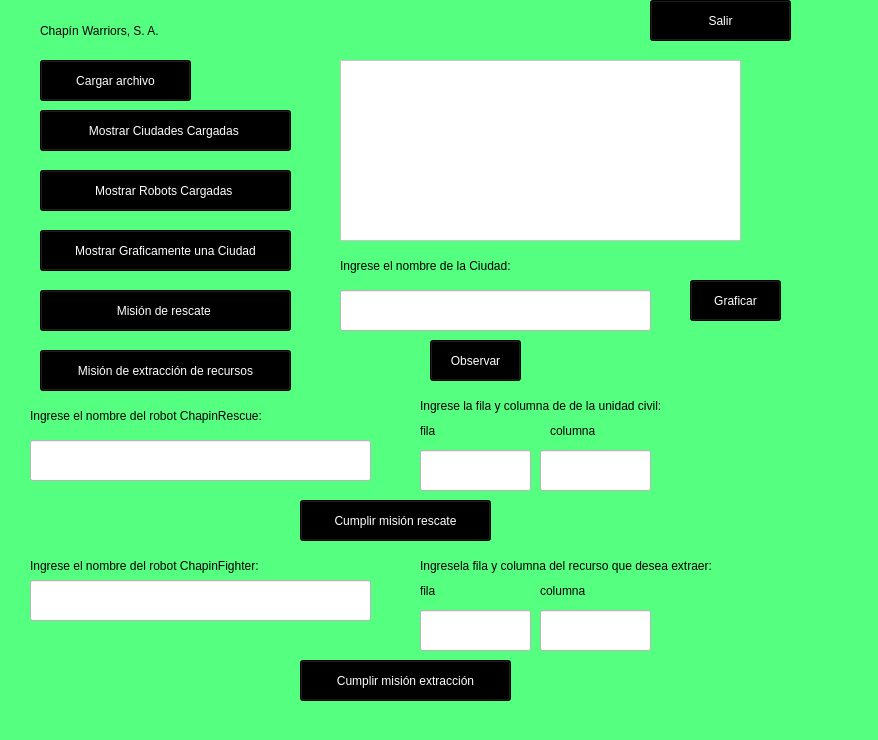
<?xml version="1.0" encoding="UTF-8"?>
<ui version="4.0">
 <class>MainWindow</class>
 <widget class="QMainWindow" name="MainWindow">
  <property name="geometry">
   <rect>
    <x>0</x>
    <y>0</y>
    <width>878</width>
    <height>740</height>
   </rect>
  </property>
  <property name="windowTitle">
   <string>MainWindow</string>
  </property>
  <property name="styleSheet">
   <string notr="true">background-color: rgb(85, 255, 127);</string>
  </property>
  <widget class="QWidget" name="centralwidget">
   <widget class="QLabel" name="label">
    <property name="geometry">
     <rect>
      <x>40</x>
      <y>10</y>
      <width>361</width>
      <height>41</height>
     </rect>
    </property>
    <property name="styleSheet">
     <string notr="true">font: 26pt &quot;Britannic Bold&quot;;</string>
    </property>
    <property name="text">
     <string>Chapín Warriors, S. A.</string>
    </property>
   </widget>
   <widget class="QPushButton" name="pushButton">
    <property name="geometry">
     <rect>
      <x>40</x>
      <y>60</y>
      <width>151</width>
      <height>41</height>
     </rect>
    </property>
    <property name="styleSheet">
     <string notr="true">font: 16pt &quot;Poor Richard&quot;;
color: rgb(255, 255, 255);
background-color: rgb(0, 0, 0);</string>
    </property>
    <property name="text">
     <string>Cargar archivo</string>
    </property>
   </widget>
   <widget class="QPushButton" name="pushButton_2">
    <property name="geometry">
     <rect>
      <x>40</x>
      <y>230</y>
      <width>251</width>
      <height>41</height>
     </rect>
    </property>
    <property name="styleSheet">
     <string notr="true">font: 16pt &quot;Poor Richard&quot;;
font: 14pt &quot;Poor Richard&quot;;
color: rgb(255, 255, 255);
background-color: rgb(0, 0, 0);</string>
    </property>
    <property name="text">
     <string>Mostrar Graficamente una Ciudad</string>
    </property>
   </widget>
   <widget class="QPlainTextEdit" name="plainTextEdit">
    <property name="geometry">
     <rect>
      <x>340</x>
      <y>60</y>
      <width>401</width>
      <height>181</height>
     </rect>
    </property>
    <property name="styleSheet">
     <string notr="true">background-color: rgb(255, 255, 255);</string>
    </property>
   </widget>
   <widget class="QPushButton" name="pushButton_3">
    <property name="geometry">
     <rect>
      <x>40</x>
      <y>110</y>
      <width>251</width>
      <height>41</height>
     </rect>
    </property>
    <property name="styleSheet">
     <string notr="true">font: 16pt &quot;Poor Richard&quot;;
color: rgb(255, 255, 255);
background-color: rgb(0, 0, 0);</string>
    </property>
    <property name="text">
     <string>Mostrar Ciudades Cargadas </string>
    </property>
   </widget>
   <widget class="QPushButton" name="pushButton_4">
    <property name="geometry">
     <rect>
      <x>40</x>
      <y>170</y>
      <width>251</width>
      <height>41</height>
     </rect>
    </property>
    <property name="styleSheet">
     <string notr="true">font: 16pt &quot;Poor Richard&quot;;
color: rgb(255, 255, 255);
background-color: rgb(0, 0, 0);</string>
    </property>
    <property name="text">
     <string>Mostrar Robots Cargadas </string>
    </property>
   </widget>
   <widget class="QPushButton" name="pushButton_5">
    <property name="geometry">
     <rect>
      <x>650</x>
      <y>0</y>
      <width>141</width>
      <height>41</height>
     </rect>
    </property>
    <property name="styleSheet">
     <string notr="true">font: 16pt &quot;Poor Richard&quot;;
color: rgb(255, 255, 255);
background-color: rgb(0, 0, 0);</string>
    </property>
    <property name="text">
     <string>Salir</string>
    </property>
   </widget>
   <widget class="QLineEdit" name="lineEdit">
    <property name="geometry">
     <rect>
      <x>340</x>
      <y>290</y>
      <width>311</width>
      <height>41</height>
     </rect>
    </property>
    <property name="styleSheet">
     <string notr="true">background-color: rgb(255, 255, 255);</string>
    </property>
   </widget>
   <widget class="QLabel" name="label_2">
    <property name="geometry">
     <rect>
      <x>340</x>
      <y>250</y>
      <width>261</width>
      <height>31</height>
     </rect>
    </property>
    <property name="styleSheet">
     <string notr="true">font: 16pt &quot;Arial Narrow&quot;;</string>
    </property>
    <property name="text">
     <string>Ingrese el nombre de la Ciudad:</string>
    </property>
   </widget>
   <widget class="QPushButton" name="pushButton_6">
    <property name="geometry">
     <rect>
      <x>690</x>
      <y>280</y>
      <width>91</width>
      <height>41</height>
     </rect>
    </property>
    <property name="styleSheet">
     <string notr="true">font: 16pt &quot;Poor Richard&quot;;
color: rgb(255, 255, 255);
background-color: rgb(0, 0, 0);</string>
    </property>
    <property name="text">
     <string>Graficar</string>
    </property>
   </widget>
   <widget class="QPushButton" name="pushButton_7">
    <property name="geometry">
     <rect>
      <x>40</x>
      <y>290</y>
      <width>251</width>
      <height>41</height>
     </rect>
    </property>
    <property name="styleSheet">
     <string notr="true">font: 16pt &quot;Poor Richard&quot;;
color: rgb(255, 255, 255);
background-color: rgb(0, 0, 0);</string>
    </property>
    <property name="text">
     <string>Misión de rescate </string>
    </property>
   </widget>
   <widget class="QPushButton" name="pushButton_8">
    <property name="geometry">
     <rect>
      <x>40</x>
      <y>350</y>
      <width>251</width>
      <height>41</height>
     </rect>
    </property>
    <property name="styleSheet">
     <string notr="true">font: 16pt &quot;Poor Richard&quot;;
color: rgb(255, 255, 255);
background-color: rgb(0, 0, 0);</string>
    </property>
    <property name="text">
     <string>Misión de extracción de recursos</string>
    </property>
   </widget>
   <widget class="QLabel" name="label_3">
    <property name="geometry">
     <rect>
      <x>30</x>
      <y>400</y>
      <width>351</width>
      <height>31</height>
     </rect>
    </property>
    <property name="styleSheet">
     <string notr="true">font: 16pt &quot;Arial Narrow&quot;;</string>
    </property>
    <property name="text">
     <string>Ingrese el nombre del robot ChapinRescue:</string>
    </property>
   </widget>
   <widget class="QLineEdit" name="lineEdit_2">
    <property name="geometry">
     <rect>
      <x>30</x>
      <y>440</y>
      <width>341</width>
      <height>41</height>
     </rect>
    </property>
    <property name="styleSheet">
     <string notr="true">background-color: rgb(255, 255, 255);</string>
    </property>
   </widget>
   <widget class="QLabel" name="label_4">
    <property name="geometry">
     <rect>
      <x>420</x>
      <y>390</y>
      <width>371</width>
      <height>31</height>
     </rect>
    </property>
    <property name="styleSheet">
     <string notr="true">font: 16pt &quot;Arial Narrow&quot;;</string>
    </property>
    <property name="text">
     <string>Ingrese la fila y columna de de la unidad civil:</string>
    </property>
   </widget>
   <widget class="QLineEdit" name="lineEdit_3">
    <property name="geometry">
     <rect>
      <x>420</x>
      <y>450</y>
      <width>111</width>
      <height>41</height>
     </rect>
    </property>
    <property name="styleSheet">
     <string notr="true">background-color: rgb(255, 255, 255);</string>
    </property>
   </widget>
   <widget class="QPushButton" name="pushButton_9">
    <property name="geometry">
     <rect>
      <x>300</x>
      <y>500</y>
      <width>191</width>
      <height>41</height>
     </rect>
    </property>
    <property name="styleSheet">
     <string notr="true">font: 16pt &quot;Poor Richard&quot;;
color: rgb(255, 255, 255);
background-color: rgb(0, 0, 0);</string>
    </property>
    <property name="text">
     <string>Cumplir misión rescate</string>
    </property>
   </widget>
   <widget class="QLabel" name="label_5">
    <property name="geometry">
     <rect>
      <x>30</x>
      <y>550</y>
      <width>351</width>
      <height>31</height>
     </rect>
    </property>
    <property name="styleSheet">
     <string notr="true">font: 16pt &quot;Arial Narrow&quot;;</string>
    </property>
    <property name="text">
     <string>Ingrese el nombre del robot ChapinFighter:</string>
    </property>
   </widget>
   <widget class="QLineEdit" name="lineEdit_4">
    <property name="geometry">
     <rect>
      <x>30</x>
      <y>580</y>
      <width>341</width>
      <height>41</height>
     </rect>
    </property>
    <property name="styleSheet">
     <string notr="true">background-color: rgb(255, 255, 255);</string>
    </property>
   </widget>
   <widget class="QLabel" name="label_6">
    <property name="geometry">
     <rect>
      <x>420</x>
      <y>550</y>
      <width>441</width>
      <height>31</height>
     </rect>
    </property>
    <property name="styleSheet">
     <string notr="true">font: 16pt &quot;Arial Narrow&quot;;</string>
    </property>
    <property name="text">
     <string>Ingresela fila y columna del recurso que desea extraer:</string>
    </property>
   </widget>
   <widget class="QLineEdit" name="lineEdit_5">
    <property name="geometry">
     <rect>
      <x>420</x>
      <y>610</y>
      <width>111</width>
      <height>41</height>
     </rect>
    </property>
    <property name="styleSheet">
     <string notr="true">background-color: rgb(255, 255, 255);</string>
    </property>
   </widget>
   <widget class="QPushButton" name="pushButton_10">
    <property name="geometry">
     <rect>
      <x>300</x>
      <y>660</y>
      <width>211</width>
      <height>41</height>
     </rect>
    </property>
    <property name="styleSheet">
     <string notr="true">font: 16pt &quot;Poor Richard&quot;;
color: rgb(255, 255, 255);
background-color: rgb(0, 0, 0);</string>
    </property>
    <property name="text">
     <string>Cumplir misión extracción</string>
    </property>
   </widget>
   <widget class="QPushButton" name="pushButton_11">
    <property name="geometry">
     <rect>
      <x>430</x>
      <y>340</y>
      <width>91</width>
      <height>41</height>
     </rect>
    </property>
    <property name="styleSheet">
     <string notr="true">font: 16pt &quot;Poor Richard&quot;;
color: rgb(255, 255, 255);
background-color: rgb(0, 0, 0);</string>
    </property>
    <property name="text">
     <string>Observar</string>
    </property>
   </widget>
   <widget class="QLineEdit" name="lineEdit_6">
    <property name="geometry">
     <rect>
      <x>540</x>
      <y>450</y>
      <width>111</width>
      <height>41</height>
     </rect>
    </property>
    <property name="styleSheet">
     <string notr="true">background-color: rgb(255, 255, 255);</string>
    </property>
   </widget>
   <widget class="QLabel" name="label_7">
    <property name="geometry">
     <rect>
      <x>420</x>
      <y>420</y>
      <width>41</width>
      <height>21</height>
     </rect>
    </property>
    <property name="styleSheet">
     <string notr="true">font: 16pt &quot;Arial Narrow&quot;;</string>
    </property>
    <property name="text">
     <string>fila</string>
    </property>
   </widget>
   <widget class="QLabel" name="label_8">
    <property name="geometry">
     <rect>
      <x>550</x>
      <y>420</y>
      <width>101</width>
      <height>21</height>
     </rect>
    </property>
    <property name="styleSheet">
     <string notr="true">font: 16pt &quot;Arial Narrow&quot;;</string>
    </property>
    <property name="text">
     <string>columna</string>
    </property>
   </widget>
   <widget class="QLabel" name="label_9">
    <property name="geometry">
     <rect>
      <x>420</x>
      <y>580</y>
      <width>41</width>
      <height>21</height>
     </rect>
    </property>
    <property name="styleSheet">
     <string notr="true">font: 16pt &quot;Arial Narrow&quot;;</string>
    </property>
    <property name="text">
     <string>fila</string>
    </property>
   </widget>
   <widget class="QLabel" name="label_10">
    <property name="geometry">
     <rect>
      <x>540</x>
      <y>580</y>
      <width>101</width>
      <height>21</height>
     </rect>
    </property>
    <property name="styleSheet">
     <string notr="true">font: 16pt &quot;Arial Narrow&quot;;</string>
    </property>
    <property name="text">
     <string>columna</string>
    </property>
   </widget>
   <widget class="QLineEdit" name="lineEdit_7">
    <property name="geometry">
     <rect>
      <x>540</x>
      <y>610</y>
      <width>111</width>
      <height>41</height>
     </rect>
    </property>
    <property name="styleSheet">
     <string notr="true">background-color: rgb(255, 255, 255);</string>
    </property>
   </widget>
  </widget>
  <widget class="QMenuBar" name="menubar">
   <property name="geometry">
    <rect>
     <x>0</x>
     <y>0</y>
     <width>878</width>
     <height>21</height>
    </rect>
   </property>
  </widget>
  <widget class="QStatusBar" name="statusbar"/>
 </widget>
 <resources/>
 <connections/>
</ui>
